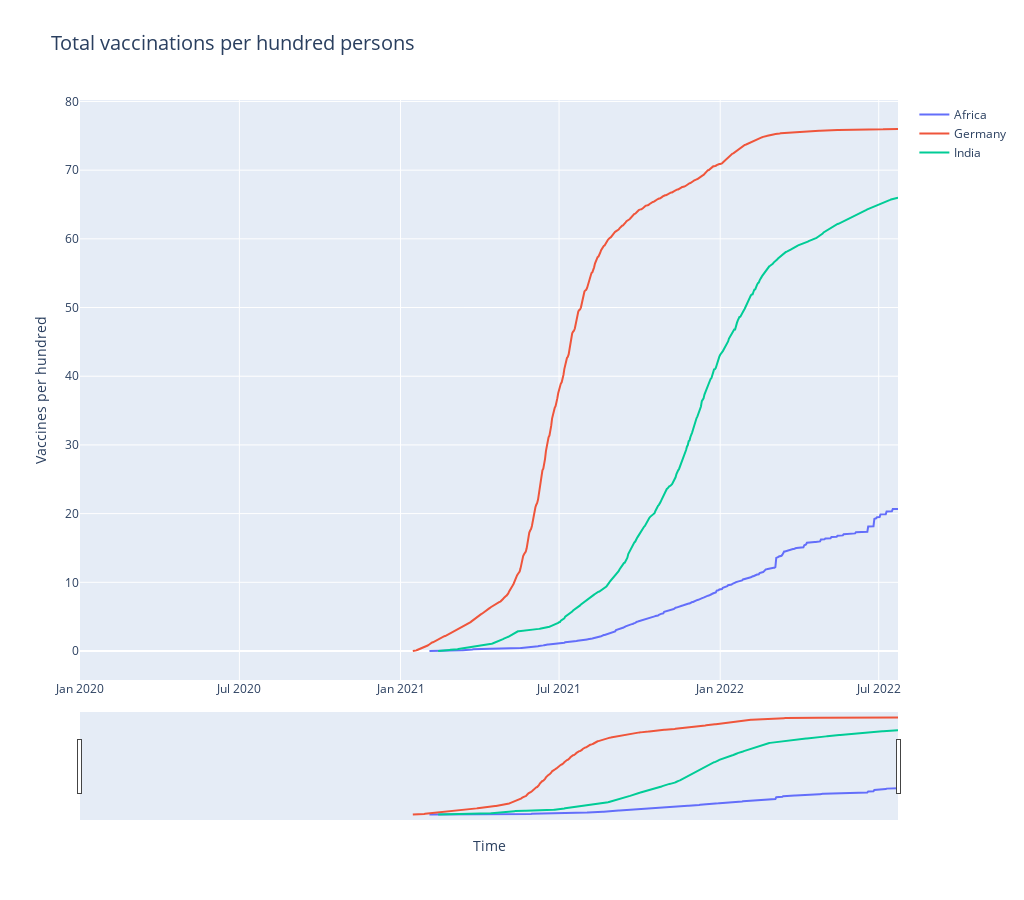

Here is the notebook cell this chart was saved with:
### Code cell
#create a figure object for vaccination data
fig= go.Figure()
for each in required_countries:
    fig.add_trace(go.Scatter(x=vaccine_data.date,y=vaccine_data[each],name=each,))

#define the overall layout properties
fig.update_layout(width=1024,height=900,title="Total vaccinations per hundred persons",
                  xaxis_title="Time", 
                  yaxis_title="Vaccines per hundred",xaxis_rangeslider_visible=True, title_font_size=20, 
                 )

# Chrome="C:\\Program Files\\Google\\Chrome\\Application\\chrome.exe"
# web.register('chrome', None,web.BackgroundBrowser(Chrome))
# fig.show(renderer= 'chrome')
fig.show()
#plt.savefig('plt_vaccination_rate.png')

### Figure 1 — Plotly figure (JSON) as saved in the notebook; plotly's stock layout.template omitted (floating-point values rounded to 4 significant figures; data arrays with more than 128 entries replaced by an {"elided": "..."} marker saying what was removed)
{"data": [{"name": "Africa", "type": "scatter", "x": {"elided": "935 str values"}, "y": {"elided": "935 float values"}}, {"name": "Germany", "type": "scatter", "x": {"elided": "935 str values"}, "y": {"elided": "935 float values"}}, {"name": "India", "type": "scatter", "x": {"elided": "935 str values"}, "y": {"elided": "935 float values"}}], "layout": {"height": 900, "title": {"font": {"size": 20}, "text": "Total vaccinations per hundred persons"}, "width": 1024, "xaxis": {"rangeslider": {"visible": true}, "title": {"text": "Time"}}, "yaxis": {"title": {"text": "Vaccines per hundred"}}}}
